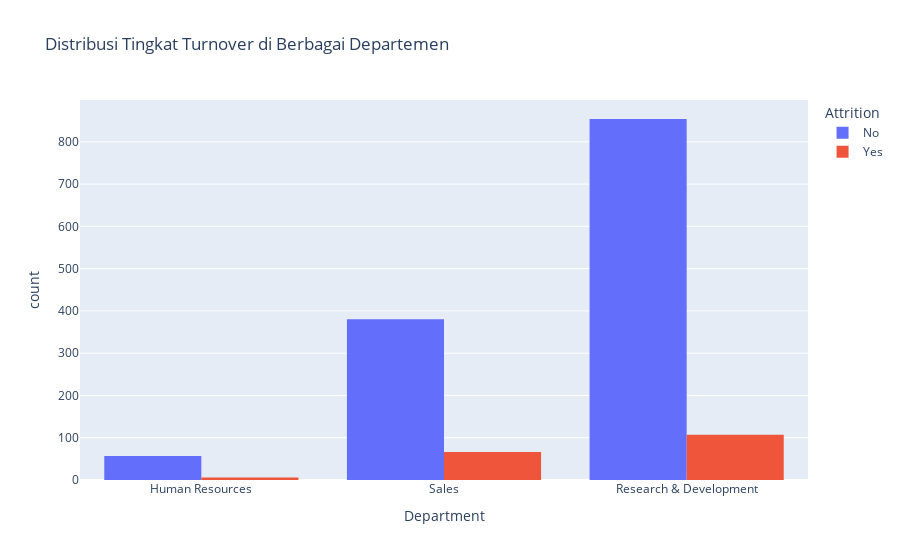

Source (notebook cell):
### Markdown cell above
## Bagaimana tingkat turnover (Attrition) di berbagai departemen (Department)?

### Code cell
fig = px.histogram(df, x='Department', color='Attrition', barmode='group',
                   title='Distribusi Tingkat Turnover di Berbagai Departemen')
fig.show()

### Figure 1 — Plotly figure (JSON) as saved in the notebook; plotly's stock layout.template omitted (floating-point values rounded to 4 significant figures; data arrays with more than 128 entries replaced by an {"elided": "..."} marker saying what was removed)
{"data": [{"alignmentgroup": "True", "bingroup": "x", "hovertemplate": "Attrition=No<br>Department=%{x}<br>count=%{y}<extra></extra>", "legendgroup": "No", "marker": {"color": "#636efa", "pattern": {"shape": ""}}, "name": "No", "offsetgroup": "No", "orientation": "v", "showlegend": true, "type": "histogram", "x": {"elided": "1291 str values"}, "xaxis": "x", "yaxis": "y"}, {"alignmentgroup": "True", "bingroup": "x", "hovertemplate": "Attrition=Yes<br>Department=%{x}<br>count=%{y}<extra></extra>", "legendgroup": "Yes", "marker": {"color": "#EF553B", "pattern": {"shape": ""}}, "name": "Yes", "offsetgroup": "Yes", "orientation": "v", "showlegend": true, "type": "histogram", "x": {"elided": "179 str values"}, "xaxis": "x", "yaxis": "y"}], "layout": {"barmode": "group", "legend": {"title": {"text": "Attrition"}, "tracegroupgap": 0}, "title": {"text": "Distribusi Tingkat Turnover di Berbagai Departemen"}, "xaxis": {"anchor": "y", "domain": [0, 1], "title": {"text": "Department"}}, "yaxis": {"anchor": "x", "domain": [0, 1], "title": {"text": "count"}}}}
